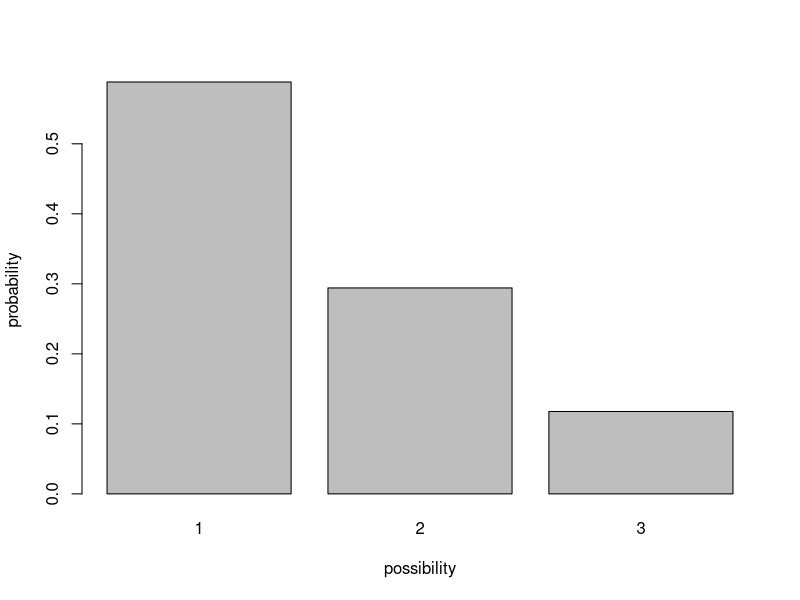
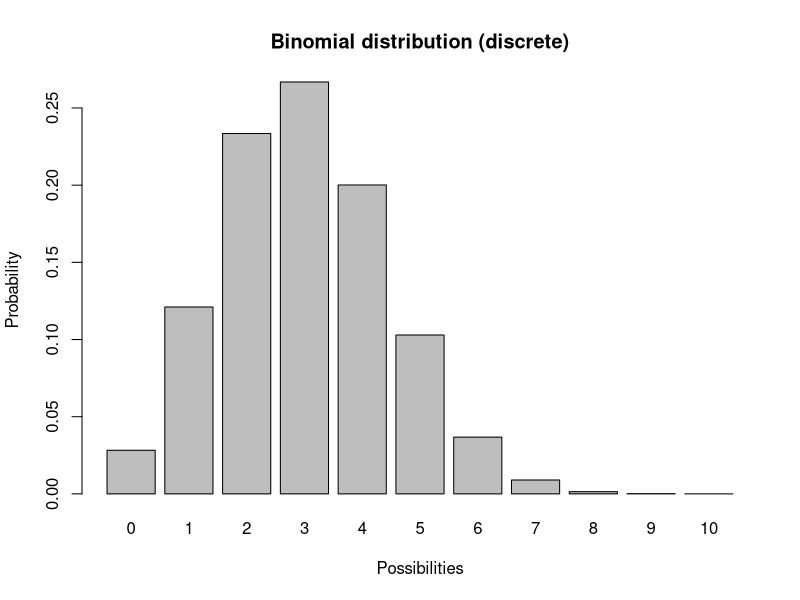
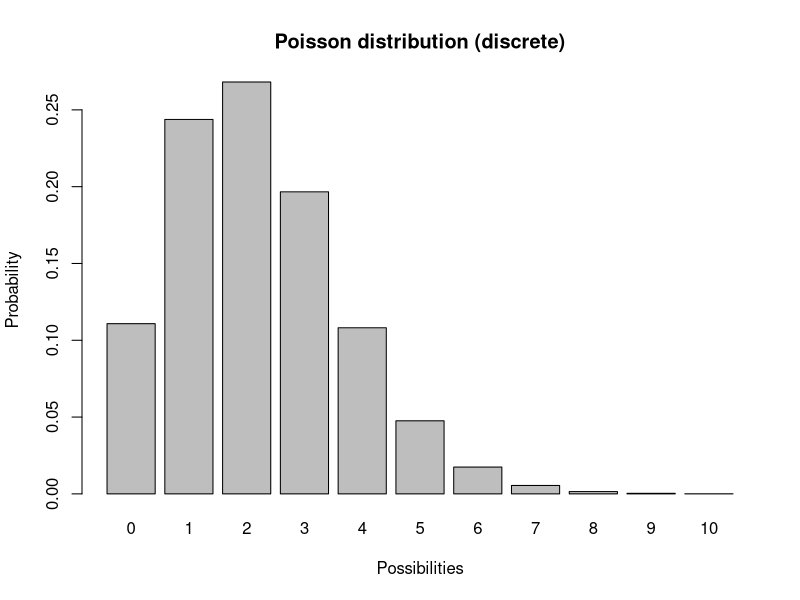
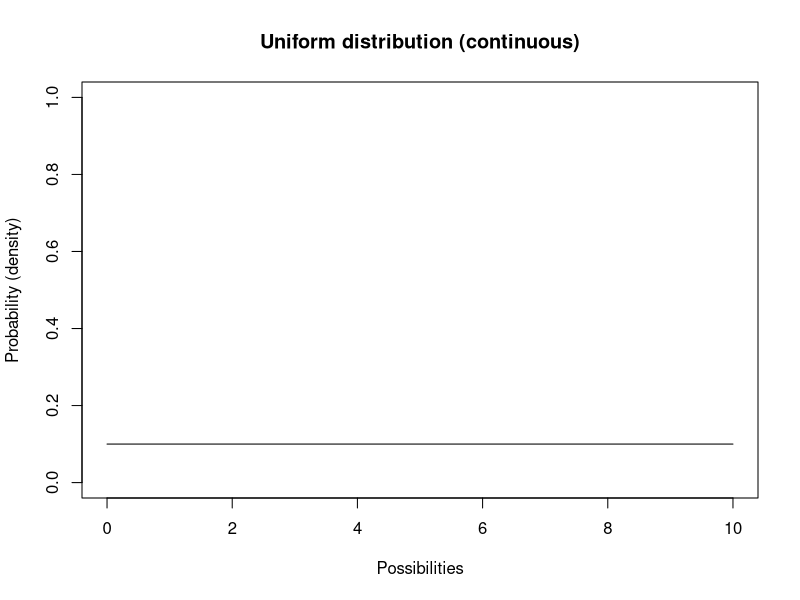
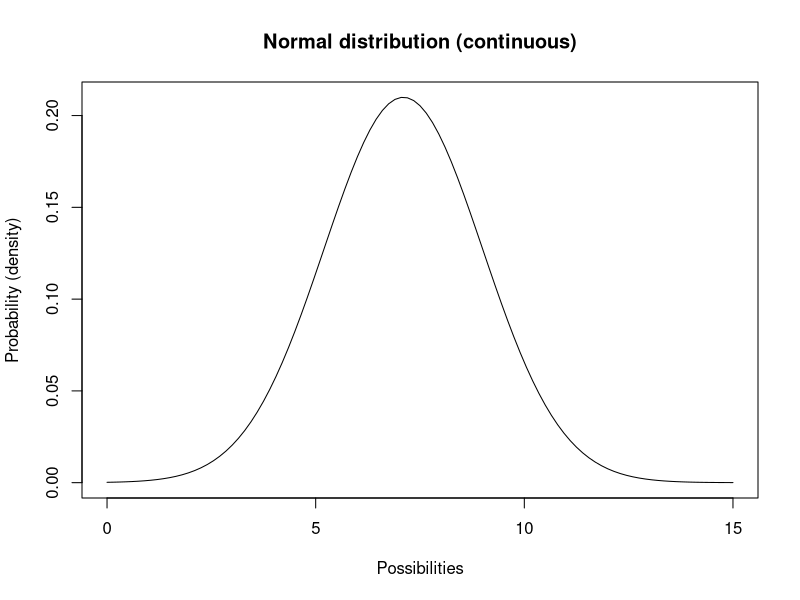
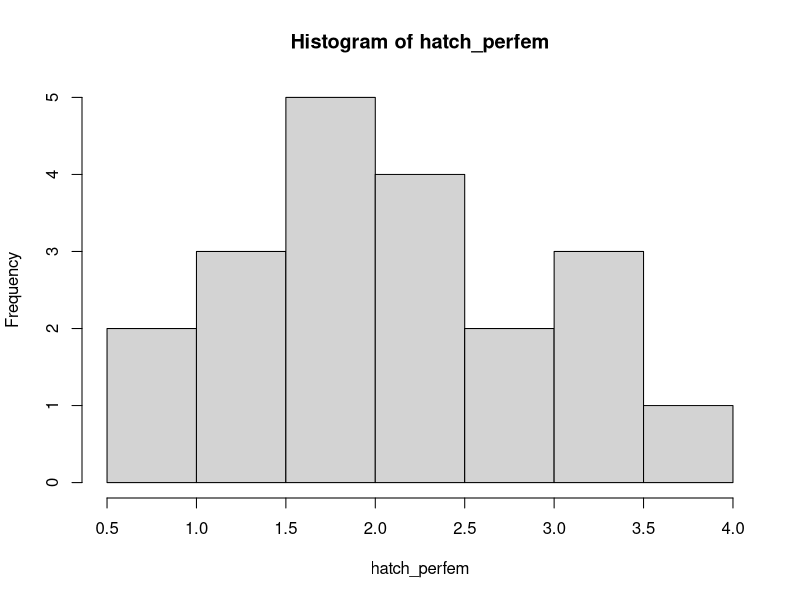
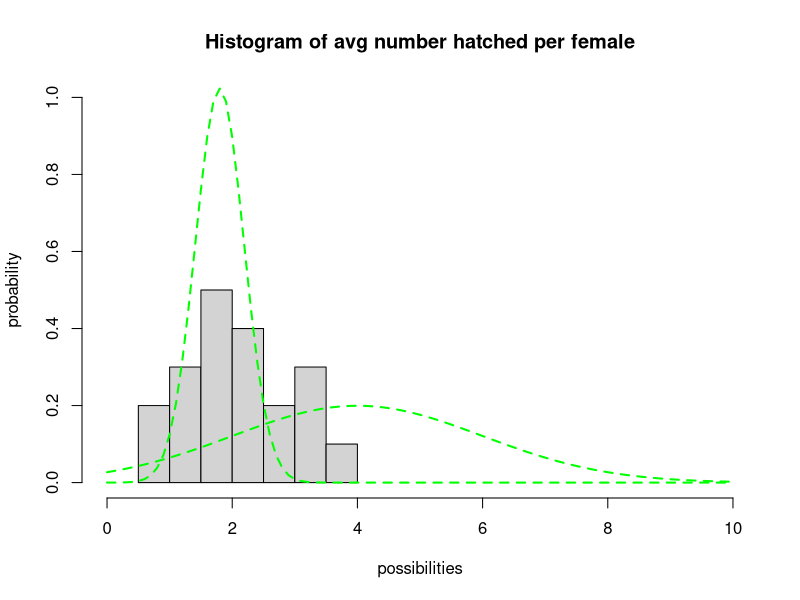

Here is the R script that generated these plots, in order:

#  NRES 470, Lecture 8       ---------------------------------                         
#   University of Nevada, Reno                        
#  Stochasticity and Uncertainty              


# Random number generation! ----------------

# define an arbitrary distribution

box <- c(rep(1,10),rep(2,5),rep(3,2))                                           # define what's in the lottery ball machine (10 "1" balls, 5 "2" balls and 2 "3" balls)
barplot(table(box)/sum(table(box)),ylab="probability",xlab="possibility")       # visualize the distribution of possibilities


# Discrete distributions ----------------------------

# binomial distribution ('coin flipping' distribution)

             # plot a discrete distribution!
xvals <- seq(0,10,1)
probs <- dbinom(xvals,10,prob=0.3)
names(probs) <- xvals
               
barplot(probs,ylab="Probability",xlab="Possibilities",main="Binomial distribution (discrete)")


# Poisson distribution

xvals <- seq(0,10,1)
probs <- dpois(xvals,lambda=2.2)     # POisson distribution
names(probs) <- xvals
               
barplot(probs,ylab="Probability",xlab="Possibilities",main="Poisson distribution (discrete)")



# CONTINUOUS DISTRIBUTIONS -----------------------------

# Uniform distribution

lower = 0
upper = 10

curve(dunif(x,lower,upper),0,10,ylab="Probability (density)",xlab="Possibilities",main="Uniform distribution (continuous)",ylim=c(0,1))   # probability density


# Normal distribution

mean = 7.1
stdev = 1.9

curve(dnorm(x,mean,stdev),0,15,ylab="Probability (density)",xlab="Possibilities",main="Normal distribution (continuous)")   # probability density


# Random number generation!   ------------------------


### Binomial random number generator
rbinom(1,size=10,prob=0.5)    # note: "size" is the number of coin flips, and "prob" is the probability of coming up 'heads'

### Poisson random number generator
rpois(1,lambda=4.1)     # note: "lambda" represents the mean (and variance!) of the Poisson distribution

### Uniform random number generator
runif(1,min=1,max=3.5)   # "min" and "max" are pretty obvious!

### Normal random number generator
rnorm(1,mean=3,sd=4.1)   # normal distribution is defined by "mean" and "sd" (standard deviation).


# Demonstration: use data to determine a distribution! --------------------

# Canvasback data- average number of eggs hatched per female for 20 years

hatch_perfem <- c(3.05, 1.45, 0.99, 3.24, 1.49, 1.70, 1.66, 2.32, 0.83, 2.41,
2.33, 1.68, 1.43, 2.74, 2.05, 3.13, 1.90, 3.69, 1.55, 2.79)

hist(hatch_perfem)


# Try to identify a normal distribution to represent the canvasback data

## first, plot a histogram of the data from the 20-year study
hist(hatch_perfem,freq=F,main="Histogram of avg number hatched per female",xlab="possibilities",ylab="probability",xlim=c(0,10),ylim=c(0,1))

## now, overlay a normal probability distribution with arbitrary parameters (mean and sd). This is just a starting point.

curve(dnorm(x,mean=4,sd=2),col="green",lty=2,lwd=2,add=T)

curve(dnorm(x,mean=1.8,sd=0.39),col="green",lty=2,lwd=2,add=T)    # try a different value...

#### Keep changing the value for 'mean' and 'sd' until you find best parameters to fit the data!

#### Once you find the best-fit parameters, generate 5 random numbers from this distribution using the "rnorm()" function in R

rnorm(5,mean=4,sd=1)    # for example! (remember to change the "mean" and "sd" parameters to the values you identified above!)

